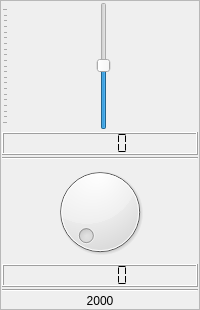
                     <widget class="QFrame" name="verticalFrame_21">
                      <property name="frameShape">
                       <enum>QFrame::StyledPanel</enum>
                      </property>
                      <layout class="QVBoxLayout" name="verticalLayout_22">
                       <property name="spacing">
                        <number>2</number>
                       </property>
                       <property name="leftMargin">
                        <number>1</number>
                       </property>
                       <property name="topMargin">
                        <number>1</number>
                       </property>
                       <property name="rightMargin">
                        <number>1</number>
                       </property>
                       <property name="bottomMargin">
                        <number>1</number>
                       </property>
                       <item>
                        <widget class="QSlider" name="eq_sld_18">
                         <property name="sizePolicy">
                          <sizepolicy hsizetype="Preferred" vsizetype="Expanding">
                           <horstretch>0</horstretch>
                           <verstretch>0</verstretch>
                          </sizepolicy>
                         </property>
                         <property name="minimumSize">
                          <size>
                           <width>0</width>
                           <height>128</height>
                          </size>
                         </property>
                         <property name="minimum">
                          <number>-300</number>
                         </property>
                         <property name="maximum">
                          <number>300</number>
                         </property>
                         <property name="singleStep">
                          <number>10</number>
                         </property>
                         <property name="value">
                          <number>1</number>
                         </property>
                         <property name="orientation">
                          <enum>Qt::Vertical</enum>
                         </property>
                         <property name="tickPosition">
                          <enum>QSlider::TicksAbove</enum>
                         </property>
                         <property name="tickInterval">
                          <number>30</number>
                         </property>
                        </widget>
                       </item>
                       <item>
                        <widget class="QLCDNumber" name="lcdNumber_89">
                         <property name="smallDecimalPoint">
                          <bool>true</bool>
                         </property>
                         <property name="segmentStyle">
                          <enum>QLCDNumber::Flat</enum>
                         </property>
                        </widget>
                       </item>
                       <item>
                        <widget class="Line" name="line_69">
                         <property name="orientation">
                          <enum>Qt::Horizontal</enum>
                         </property>
                        </widget>
                       </item>
                       <item>
                        <widget class="QDial" name="dial_18">
                         <property name="maximumSize">
                          <size>
                           <width>16777215</width>
                           <height>16777215</height>
                          </size>
                         </property>
                         <property name="minimum">
                          <number>1</number>
                         </property>
                         <property name="maximum">
                          <number>500</number>
                         </property>
                         <property name="singleStep">
                          <number>10</number>
                         </property>
                        </widget>
                       </item>
                       <item>
                        <widget class="QLCDNumber" name="lcdNumber_48">
                         <property name="smallDecimalPoint">
                          <bool>true</bool>
                         </property>
                         <property name="segmentStyle">
                          <enum>QLCDNumber::Flat</enum>
                         </property>
                        </widget>
                       </item>
                       <item>
                        <widget class="Line" name="line_18">
                         <property name="orientation">
                          <enum>Qt::Horizontal</enum>
                         </property>
                        </widget>
                       </item>
                       <item>
                        <widget class="QLabel" name="label_46">
                         <property name="text">
                          <string>2000</string>
                         </property>
                         <property name="scaledContents">
                          <bool>true</bool>
                         </property>
                         <property name="alignment">
                          <set>Qt::AlignCenter</set>
                         </property>
                        </widget>
                       </item>
                      </layout>
                     </widget>
